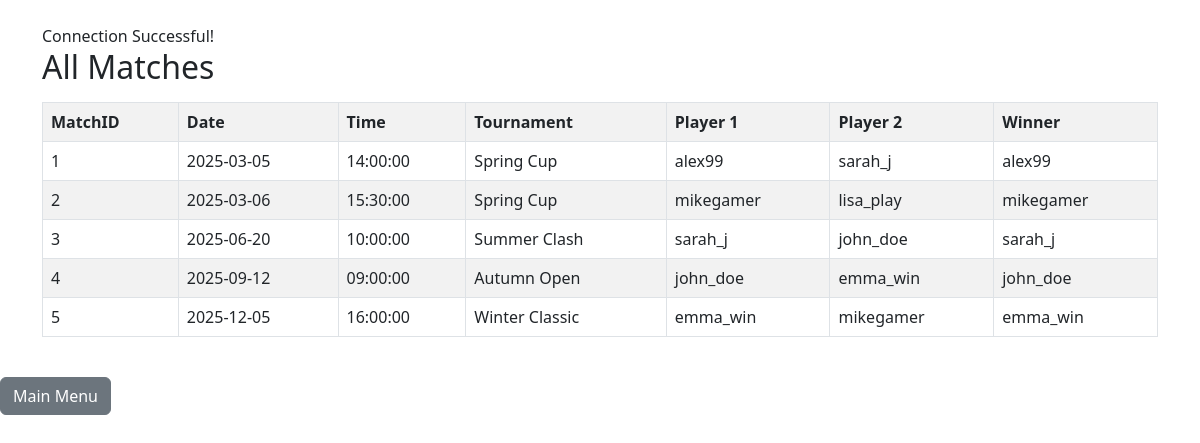
Page /queries/display_matches.php on the committed database.
### tables this page shows
CREATE TABLE Match_Contained (
    MatchID INT PRIMARY KEY,
    Match_Date DATE DEFAULT (CURRENT_DATE),
    Match_Time TIME DEFAULT (CURRENT_TIME),
    Winner_ID INT,
    TournamentID INT,  
    FOREIGN KEY (TournamentID) REFERENCES Tournament_Managed(TournamentID)
        ON DELETE CASCADE
        ON UPDATE CASCADE,
    FOREIGN KEY (Winner_ID) REFERENCES Player(PlayerID)
        ON UPDATE CASCADE
);

CREATE TABLE Tournament_Managed (
    TournamentID INT PRIMARY KEY,
    Name VARCHAR(50) UNIQUE NOT NULL,
    Difficulty INT,
    StartDate DATE,
    ManagerID INT NOT NULL,
    SupervisorID INT NOT NULL,
    FOREIGN KEY (Difficulty) REFERENCES PrizeMoney(Difficulty)
        ON DELETE SET NULL
        ON UPDATE CASCADE,
    FOREIGN KEY (SupervisorID) REFERENCES Admin(AdminID)
        ON UPDATE CASCADE,
    FOREIGN KEY (ManagerID) REFERENCES TournamentManager(ManagerID)
        ON UPDATE CASCADE
);

CREATE TABLE GameUser (
    UserID INT PRIMARY KEY,
    Username VARCHAR(40) UNIQUE NOT NULL,
    Email VARCHAR(50) UNIQUE NOT NULL,
    Password VARCHAR(40) NOT NULL
);

### queries/display_matches.php (the view, shortened to what this page needs)
<?php
$servername = "localhost";
$username   = "root";
$password   = "";
$database   = "tictactoe";
$conn = new mysqli($servername, $username, $password, $database);
if ($conn->connect_error) {
	die("Connection failed: " . $conn->connect_error);
} else {
	echo "<link rel='stylesheet' href='https://cdn.jsdelivr.net/npm/bootstrap@5.3.0/dist/css/bootstrap.min.css'>";
	echo "<div class='container mt-4'>";
	echo "Connection Successful! <br>";
}
$query = "SELECT mc.MatchID, mc.Match_Date, mc.Match_Time,
                 u1.Username AS Player1, u2.Username AS Player2,
                 u3.Username AS Winner, tm.Name AS Tournament
          FROM Match_Contained mc
          JOIN Plays_inMatch pm ON mc.MatchID = pm.MatchID
          JOIN GameUser u1 ON pm.Player1_ID = u1.UserID
          JOIN GameUser u2 ON pm.Player2_ID = u2.UserID
          LEFT JOIN GameUser u3 ON mc.Winner_ID = u3.UserID
          JOIN Tournament_Managed tm ON mc.TournamentID = tm.TournamentID
          ORDER BY mc.Match_Date";
$result = $conn->query($query);
echo "<h2>All Matches</h2>";
if ($result->num_rows > 0) {
	echo "<table class='table table-bordered table-striped mt-3'>";
	echo "<tr><th>MatchID</th><th>Date</th><th>Time</th><th>Tournament</th><th>Player 1</th><th>Player 2</th><th>Winner</th></tr>";
	while ($row = $result->fetch_assoc()) {
		echo "<tr>
			<td>" . $row["MatchID"] . "</td>
			<td>" . $row["Match_Date"] . "</td>
			<td>" . $row["Match_Time"] . "</td>
			<td>" . $row["Tournament"] . "</td>
			<td>" . $row["Player1"] . "</td>
			<td>" . $row["Player2"] . "</td>
			<td>" . ($row["Winner"] ?? "No winner yet") . "</td>
		</tr>";
	}
	echo "</table>";
} else {
	echo "No matches found.";
}
echo "</div><br><a class='btn btn-secondary' href='../index.php'>Main Menu</a>";
?>

### rows in the picture
match_contained: MatchID "1", Match_Date "2025-03-05", Match_Time "14:00:00", TournamentID.Name "Spring Cup", gameuser.Username "alex99", gameuser.Username "sarah_j"
match_contained: MatchID "2", Match_Date "2025-03-06", Match_Time "15:30:00", TournamentID.Name "Spring Cup", gameuser.Username "mikegamer", gameuser.Username "lisa_play"
match_contained: MatchID "3", Match_Date "2025-06-20", Match_Time "10:00:00", TournamentID.Name "Summer Clash", gameuser.Username "sarah_j", gameuser.Username "john_doe"
match_contained: MatchID "4", Match_Date "2025-09-12", Match_Time "09:00:00", TournamentID.Name "Autumn Open", gameuser.Username "john_doe", gameuser.Username "emma_win"
match_contained: MatchID "5", Match_Date "2025-12-05", Match_Time "16:00:00", TournamentID.Name "Winter Classic", gameuser.Username "emma_win", gameuser.Username "mikegamer"
